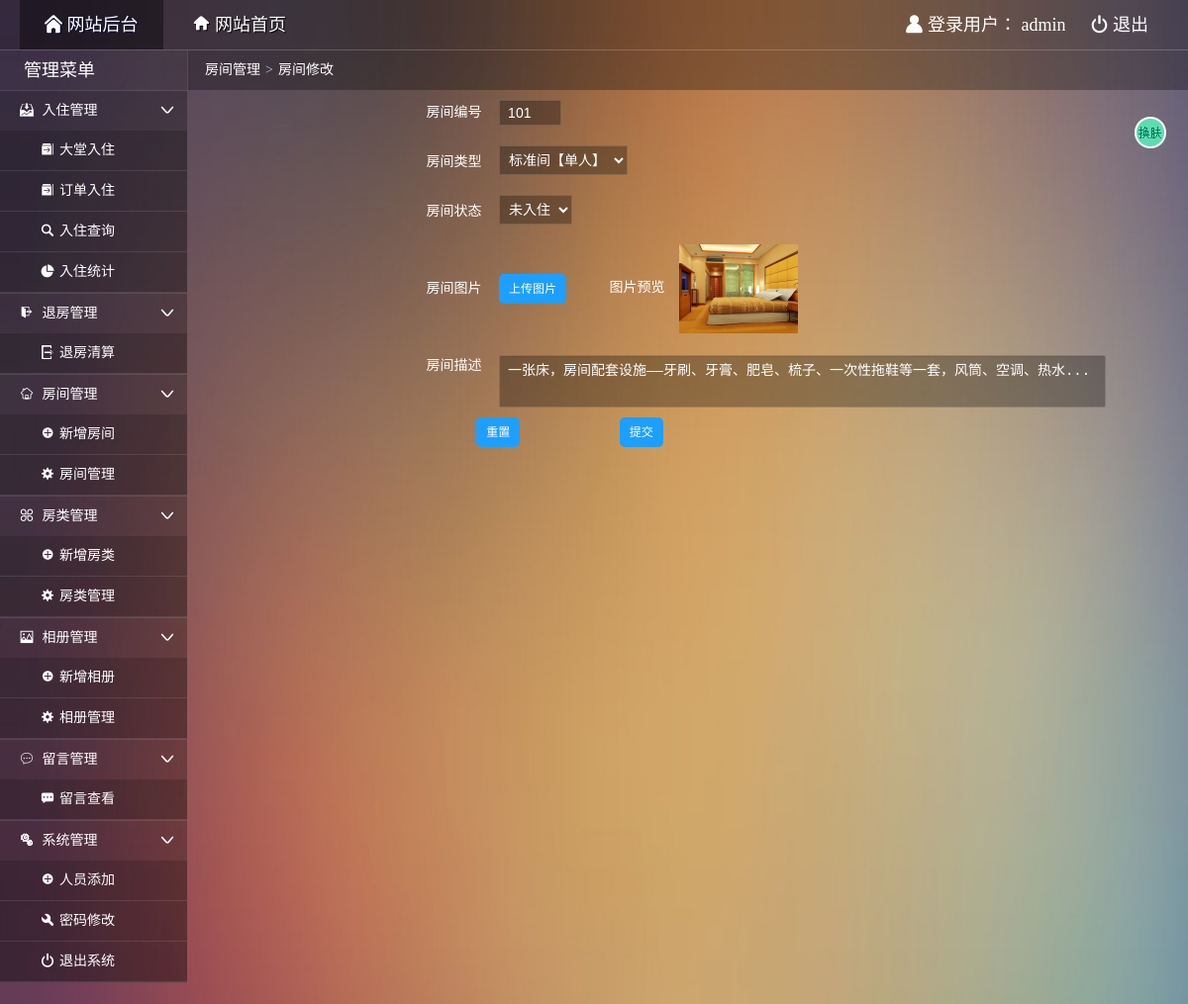
/admin/admin_roommod.php?mid=101 (signed in), run on the app's committed database.
### tables this page shows
CREATE TABLE IF NOT EXISTS `room` (
  `roomid` varchar(4) NOT NULL COMMENT '房间编号',
  `typeid` int(4) NOT NULL COMMENT '类型标识',
  `status` char(1) NOT NULL COMMENT '是否入住',
  `remarks` varchar(500) default NULL COMMENT '房间描述',
  `pic` varchar(100) NOT NULL COMMENT '房间图片',
  PRIMARY KEY  (`roomid`),
  UNIQUE KEY `roomid` (`roomid`),
  KEY `FK_ROOM_TYPE` (`typeid`)
);

CREATE TABLE IF NOT EXISTS `roomtype` (
  `typeid` int(4) NOT NULL auto_increment COMMENT '类型标识',
  `typename` varchar(20) NOT NULL COMMENT '类型名称',
  `area` varchar(2) NOT NULL COMMENT '房间面积',
  `hasNet` char(1) NOT NULL default '有' COMMENT '网络',
  `hasTV` char(1) NOT NULL default '有' COMMENT '有线电视',
  `price` decimal(8,2) NOT NULL COMMENT '价格',
  `totalnum` int(4) NOT NULL COMMENT '房间数量',
  `leftnum` int(4) NOT NULL COMMENT '剩余数量',
  PRIMARY KEY  (`typeid`)
);

### admin/admin_roommod.php (the view, shortened to what this page needs)
<!doctype html>
<html>
<head>
  <link rel="stylesheet" type="text/css" href="css/common.css"/>
  <link rel="stylesheet" type="text/css" href="css/main.css"/>
</head>
<body>
  <div class="topbar-wrap white">
    <div class="topbar-inner clearfix">
      <div class="topbar-logo-wrap clearfix">
        <ul class="navbar-list clearfix">
          <li><a class="on" href="admin_index.php"><i class="icon-font">&#xe622;</i> 网站后台</a></li>
          <li><a href="../index.php" target="_blank"><i class="icon-font">&#xe681;</i> 网站首页</a></li>
        </ul>
      </div>
      <div class="top-info-wrap">
        <ul class="top-info-list clearfix">
          <li><i class="icon-font">&#xe607;</i> 登录用户：
            <?php
            if($_SESSION["aname"]){
              echo $_SESSION["aname"];
            }else{
              header("location:index.php");
              exit;
            }
            ?>
            </li>
          <li><a href="admin_logout.php"><i class="icon-font">&#xe638;</i> 退出</a></li>
        </ul>
      </div>
    </div>
  </div>
  <div class="container clearfix">
    <?php
      require("../dbconnect.php");
      $sql="select a.roomid,b.typeid,b.typename,a.status,a.remarks,a.pic from room a,roomtype b where a.typeid=b.typeid and a.roomid='".$_GET["mid"]."'";
      $arr=mysqli_query($db_link,$sql);
      $rows=mysqli_fetch_row($arr);
    ?>
    <div class="main-wrap">
      <div class="crumb-wrap">
        <div class="crumb-list"><i class="icon-font"></i><a href="admin_roommgr.php">房间管理</a><span class="crumb-step">&gt;</span><span class="crumb-name">房间修改</span></div>
      </div>
      <div class="result-wrap">
        <form id="myform" name="myform" method="post" action="update.php?mrid=<?php echo $rows[0] ?>" enctype="multipart/form-data">
        <ul class='order'>
          <li>
            <label for="roomid">房间编号&emsp;</label>
            <input name="roomid" type="text" id="roomid" value="<?php echo $rows[0] ?>" size="4" maxlength="10" />
          </li>
          <li>
            <label for="typeid">房间类型&emsp;</label>
            <select name="typeid" id='typeid'>
             <option value="typename" >
              <?php echo $rows[2]  ?>
              </option>
            </select>
          </li>
          <li>
            <label for="status">房间状态&emsp;</label>
            <select name="status" id='status'>
              <option value="<?php echo $rows[3] ?>" >
              <?php echo $rows[3] == '是'?'已入住':'未入住'  ?>
              </option>
            </select>
          </li>
          <li>
            <label for="">房间图片&emsp;</label>
            <label for="file" class='fjtp'>上传图片</label>
            图片预览&emsp;<img src='../images/<?php echo $rows[5] ?>' height="auto" width="120px" id='imgs'>
          </li>
          <li>
            <label for="remarks">房间描述&emsp;</label>
            <textarea id="remarks" placeholder="房间描述..." value='<?php echo $rows[4] ?>' name="remarks"><?php echo $rows[4] ?></textarea>
          </li>
          <li>
            <input type="reset" class="reset" name="submit2" id="button2" value="重置" />
            <input type="submit" name="submit" id="button" value="提交" />
          </li>
        </ul>
        </form>
      </div>
    </div>
  </div>
</body>
</html>

### admin/css/common.css (style rules this page uses)
html { height:100%; }
body { width:100%;font:14px/1.5 '微软雅黑';word-wrap:break-word;word-break:break-all;-webkit-text-size-adjust:none;background-color: #54364a;background-repeat: no-repeat;background-size:100% 200%;color:#fff; }
body,dl,dd,h1,h2,h3,h4,h5,h6,p,form,ul,ol,blockquote { margin:0 }
img { border:0 none;vertical-align:middle }
input,select,textarea { font-size:14px;color:#333 }
input { vertical-align:middle;padding:2px;margin:0 }
select,input,button { font:14px/20px Verdana,Simsun,Helvetica,Arial,sans-serif; }
em,i,cite,blockquote { font-style:normal }
ul,ol,li { list-style:none outside;padding:0 }
h1,h2,h3,h4,h5,h6 { font-size:100% }
textarea { overflow-y:auto;padding:3px }
a { color:#fff;text-decoration:none;outline:0 }
.clearfix:after { content:".";display:block;height:0;clear:both;visibility:hidden; }
.clearfix { *height:1%; }
.white,.white a:link,.white a:visited { color:#fff; }
.icon-font { font-family:'iconfont'; speak:none; font-weight:400; font-style:normal; font-variant:normal; text-transform:none; line-height:1; -webkit-font-smoothing:antialiased; }
.topbar-wrap { height:50px;line-height:50px;background:rgba(0, 0, 0, 0.3);border-bottom: 1px solid rgba(255, 255, 255, 0.2); }
.topbar-logo-wrap { float:left; }
.topbar-inner { font-size:18px;padding:0 20px; }
.navbar-list { float:left; }
.top-info-wrap { float:right; }
.navbar-list li { float:left; }
.navbar-list li a { float:left;margin-right:5px;padding:0 25px;text-shadow:1px 1px 1px #000; }
.navbar-list li a.on { color:#fff;text-shadow:1px 1px 1px #003;background:rgba(0,0,0,0.4); }
.top-info-list li { float:left; }
.top-info-list li a { float:left;margin-left:5px;padding:0 20px;display:inline;zoom:1; }
textarea,input[type="file"],input[type="text"],input[type="password"],input[type="datetime"],input[type="datetime-local"],input[type="date"],input[type="month"],input[type="time"],input[type="week"],input[type="number"],input[type="email"],input[type="url"],input[type="search"],input[type="tel"],input[type="color"],.uneditable-input { padding-left:8px;color:#fff;background-color:rgba(0, 0, 0, 0.3);border-radius: 2px;border:1px solid rgba(255,255,255,.15);-webkit-box-shadow:inset 0 1px 1px rgba(0,0,0,0.075);-moz-box-shadow:inset 0 1px 1px rgba(0,0,0,0.075);box-shadow:inset 0 1px 1px rgba(0,0,0,0.075);-webkit-transition:border linear 0.2s,box-shadow linear 0.2s;-moz-transition:border linear 0.2s,box-shadow linear 0.2s;-o-transition:border linear 0.2s,box-shadow linear 0.2s;transition:border linear 0.2s,box-shadow linear 0.2s; }
textarea { resize: none;vertical-align: top;width: 266px;height:45px;vertical-align:top; }
#remarks { width: 600px;margin:2px 0 -10px 0; }

### data on the page
room: roomid "101", typeid "标准间【单人】", status "未入住", pic (picture), remarks "一张床，房间配套设施——牙刷、牙膏、肥皂、梳子、一次性拖鞋等一套，风筒、空调、热水..."

### other printed values
$_SESSION["aname"] "admin"
